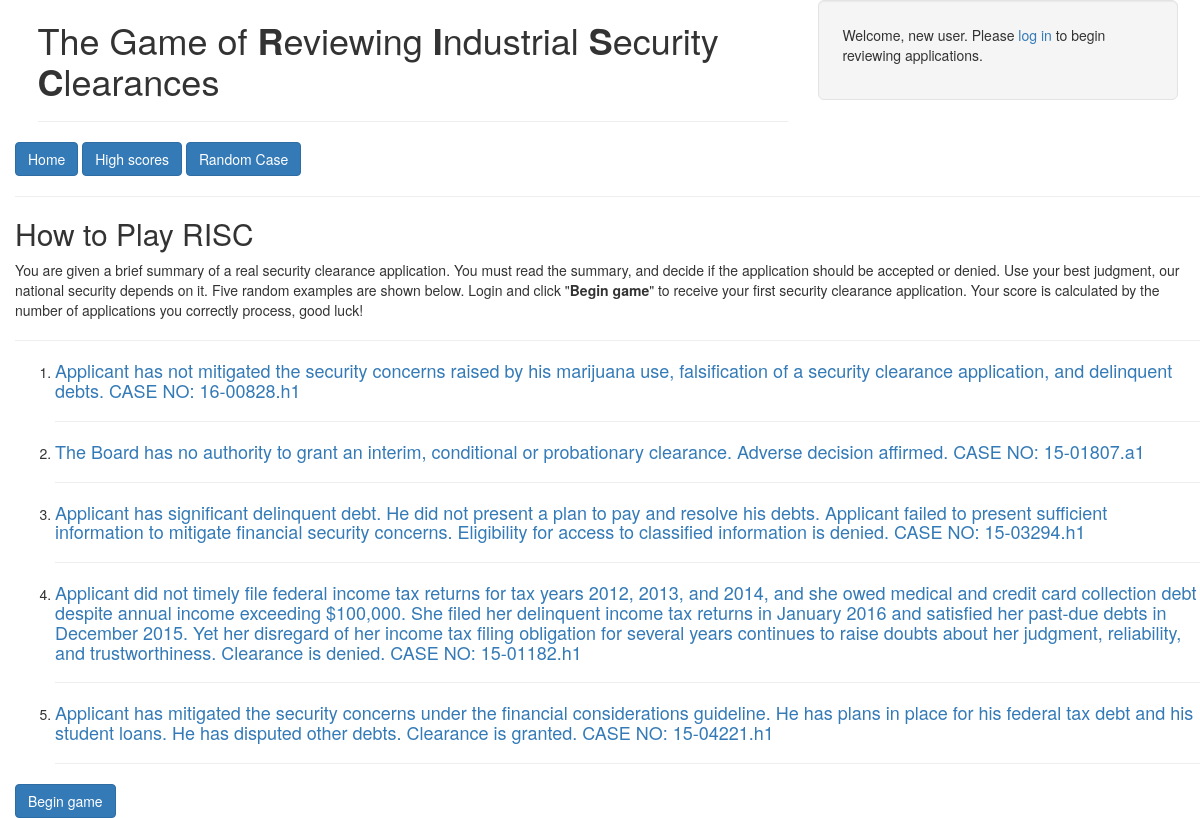
Page /decisions/ on the committed database.
### decisions/models.py (models this page shows, shortened)
class Adjudication(models.Model):
    digest = models.CharField(max_length=200)
    outcome = models.BooleanField()

### decisions/views.py (the view)
def index(request):
    random_adjudication_list = Adjudication.objects.order_by('?')[:5]
    context = {'random_adjudication_list': random_adjudication_list}
    return render(request, 'decisions/index.html', context)

### decisions/templates/decisions/index.html (shortened to what this page needs)
{% extends 'decisions/base.html' %}
{% load bootstrap3 %}
{% block content %}
    <h2>How to Play RISC</h2>
        <p>You are given a brief summary of a real security clearance application. You must read the summary, and decide if the application should be accepted or denied. Use your best judgment, our national security depends on it. Five random examples are shown below. Login and click "<strong>Begin game</strong>" to receive your first security clearance application. Your score is calculated by the number of applications you correctly process, good luck!</p>
    <hr>
    {% if random_adjudication_list %}
        <ol>
        {% for adjudication in random_adjudication_list %}
            {% block adjudication_content %}
                    <li>
                        <h4><a href="{% url 'decisions:detail' adjudication.id %}">{{ adjudication.digest}}</a>
                        </h4>
                    </li>
                <hr>
            {% endblock %}
        {% endfor %}
        </ol>
    {% endif %}
    <a href="/decisions/random/">{% bootstrap_button 'Begin game' size='lg' %}</a>
{% endblock %}

### decisions/templates/decisions/base.html (shortened to what this page needs)
{% load bootstrap3 %}
{% bootstrap_css %}
{% load static %}
<!DOCTYPE html>
<html lang="en">
<head>
    <link rel="stylesheet" type="text/css" href="{% static 'decisions/style.css' %}" />
</head>
<body>
    <div class="container">
        <div class="row">
            <div class="col-lg-8">
                <h1>The Game of <strong>R</strong>eviewing <strong>I</strong>ndustrial <strong>S</strong>ecurity <strong>C</strong>learances</h1>
                <hr>
            </div>
            <div class="col-lg-4">
                <div class="well well-lg">
                    {% if user.is_authenticated %}
                        <p>Welcome, {{ user.username }}. <a href="/decisions/logout/">Log out</a></p>
                    {% else %}
                        <p>Welcome, new user. Please <a href="/decisions/login/">log in</a> to begin reviewing applications.</p>
                    {% endif %}
                </div>
            </div>
        </div>
    </div>
    <a href='/decisions'>{% bootstrap_button 'Home' size='lg' %}</a>
    {% bootstrap_button 'High scores' size='lg' %}
    <a href='/decisions/random'>{% bootstrap_button 'Random Case' size='lg' %}</a>
    <hr>
    <div id="content">
        {% block content %}
        {% endblock %}
    </div>
</body>
</html>

### decisions/static/decisions/style.css (style rules this page uses)
body { padding-left: 15px; }

### rows in the picture
Adjudication: digest "Applicant has not mitigated the security concerns raised by his marijuana use, falsification of a security clearance application, and delinquent debts. CASE NO: 16-00828.h1"
Adjudication: digest "The Board has no authority to grant an interim, conditional or probationary clearance. Adverse decision affirmed. CASE NO: 15-01807.a1"
Adjudication: digest "Applicant has significant delinquent debt. He did not present a plan to pay and resolve his debts. Applicant failed to present sufficient information to mitigate financial security concerns. Eligibility for access to classified information is denied. CASE NO: 15-03294.h1"
Adjudication: digest "Applicant did not timely file federal income tax returns for tax years 2012, 2013, and 2014, and she owed medical and credit card collection debt despite annual income exceeding $100,000. She filed her delinquent income tax returns in January 2016 and satisfied her past-due debts in December 2015. Yet her disregard of her income tax filing obligation for several years continues to raise doubts about her judgment, reliability, and trustworthiness. Clearance is denied. CASE NO: 15-01182.h1"
Adjudication: digest "Applicant has mitigated the security concerns under the financial considerations guideline. He has plans in place for his federal tax debt and his student loans. He has disputed other debts. Clearance is granted. CASE NO: 15-04221.h1"
